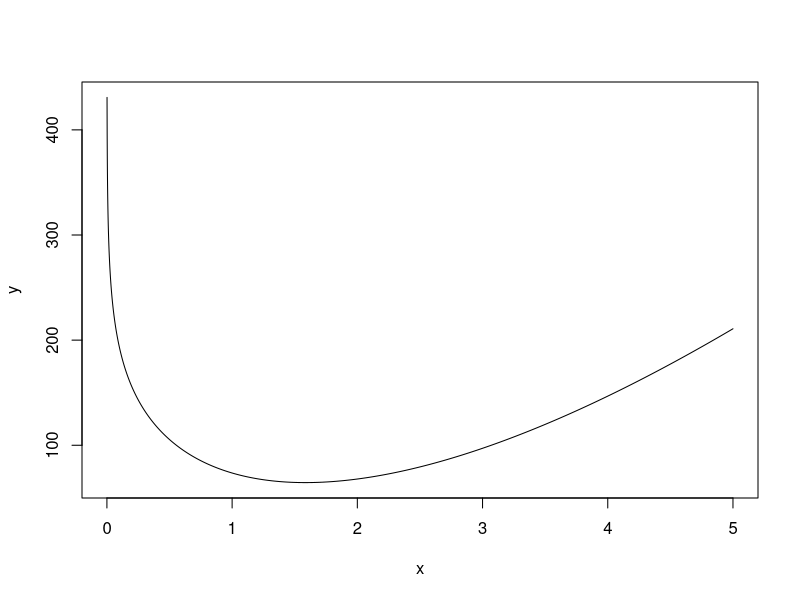
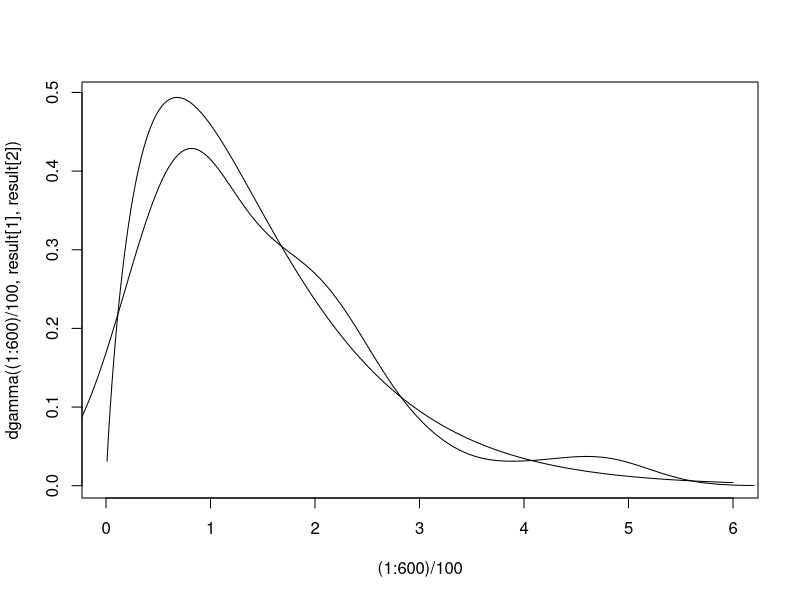
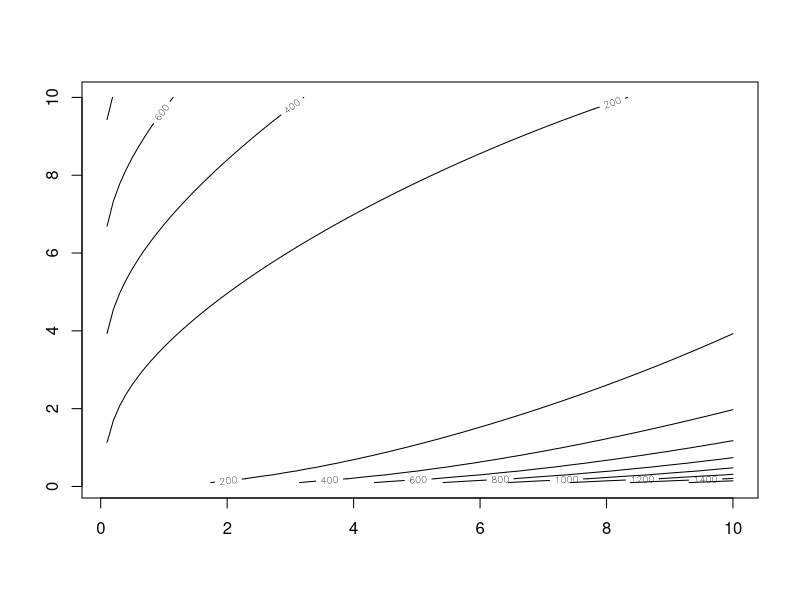
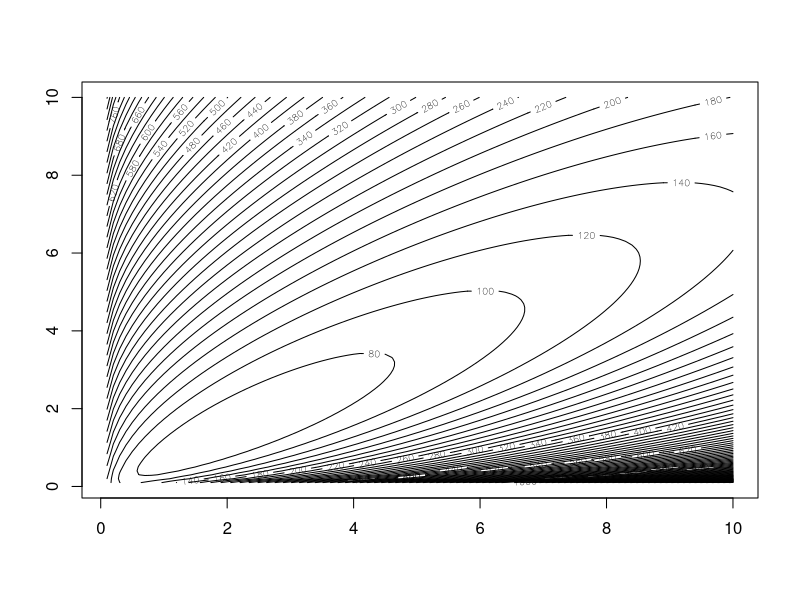
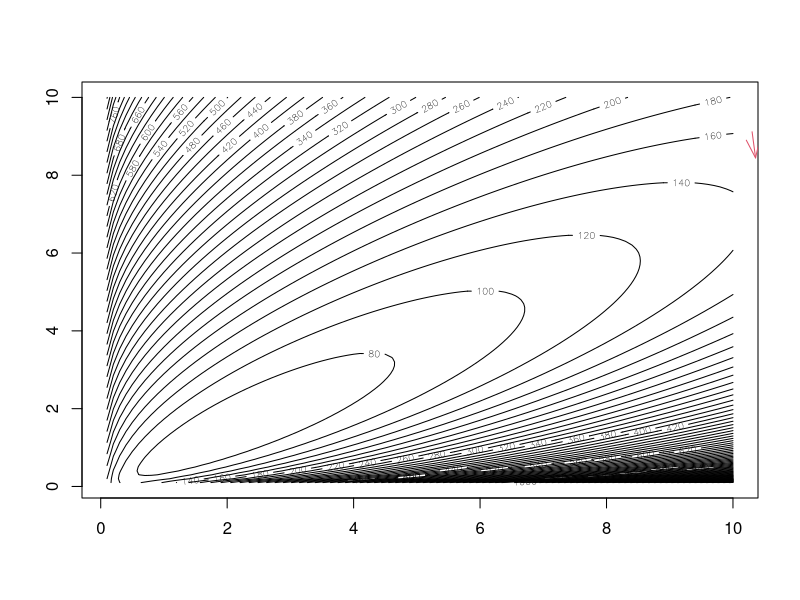
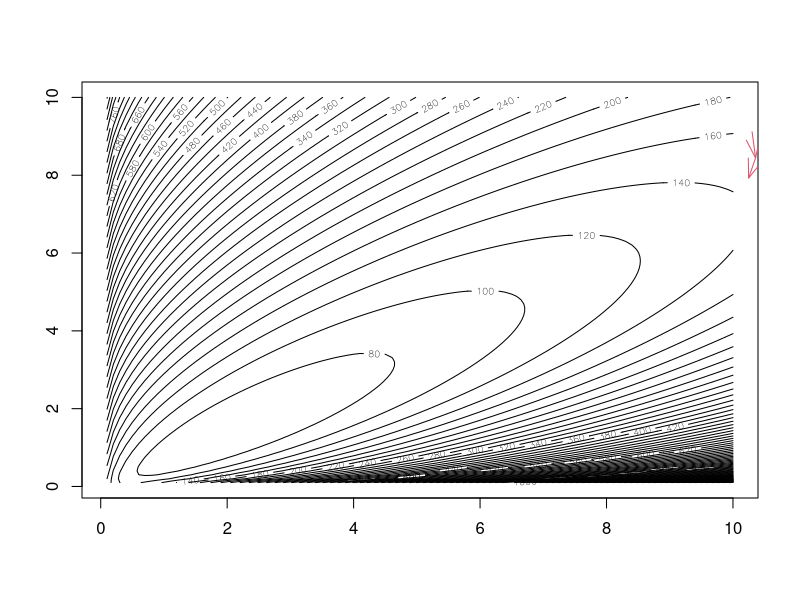
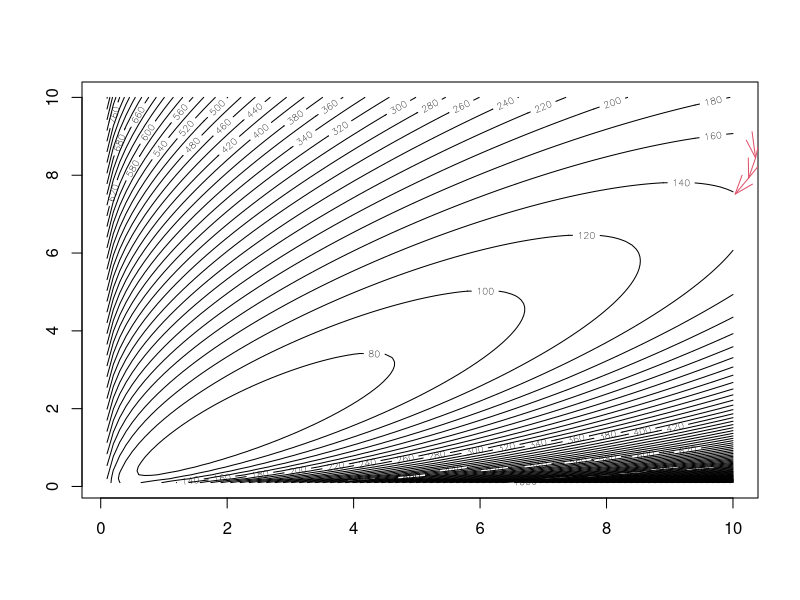
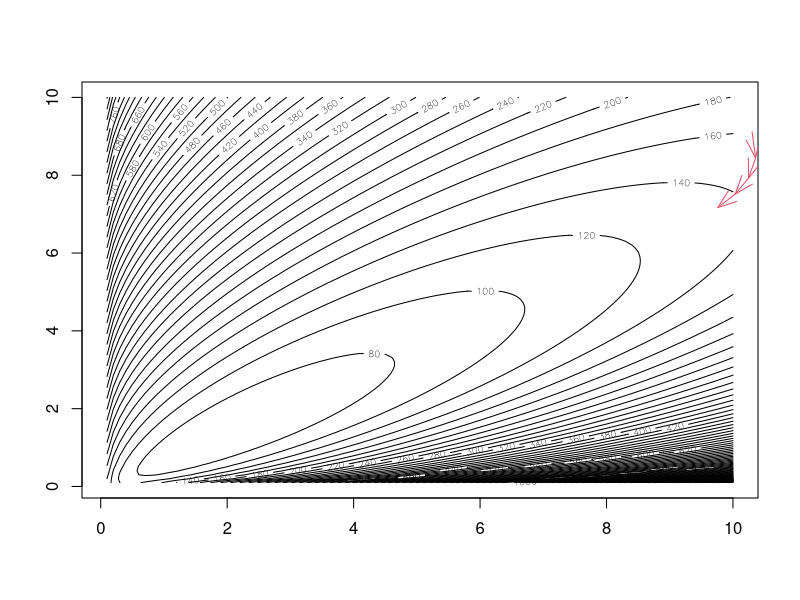

Reproduce these figures in R, in order. (Note: a time limit stopped this script after it produced the figures.)
#### 1 ####
###1
n <- 50 
data <- rnorm(n)
media <- mean(data)
mediana <- median(data)
###2
N <- 100
result <- replicate(N, {
  n <- 50 
  data <- rnorm(n)
  c(media = mean(data), mediana = median(data))
})
ecm <- apply((0-result)^2, 1, sum)
ecm
### es más conveniente el uso de la media
###3
N <- 100
result <- replicate(N, {
  n <- 50 
  data <- rt(n,1)
  c(media = mean(data), mediana = median(data))
})
ecm <- apply((0-result)^2, 1, sum)
ecm

#### 2 ####
x <- (1:5000)/1000
y <- sapply(x, function(x){set.seed(1);data <- exp(rnorm(50));-log(prod(dgamma(data,x),x))})
plot(x,y,"l")
x[which.min(y)]


### gradient descent

L_mlog <- function(alpha,beta){
  set.seed(1)
  x <- exp(rnorm(50))
  return(-sum(dgamma(x, alpha, beta,log = TRUE)))
  
}
alpha_deri <- function(alpha, beta){
  L_mlog <- function(alpha,beta){
    set.seed(1)
    x <- exp(rnorm(50))
    return(-sum(dgamma(x, alpha, beta,log=TRUE)))
    
  }
  h <- 1e-9
  (L_mlog(alpha+h, beta)-L_mlog(alpha, beta))/h
}
beta_deri <- function(alpha, beta){
  L_mlog <- function(alpha,beta){
    set.seed(1)
    x <- exp(rnorm(50))
    return(-sum(dgamma(x, alpha, beta,log=TRUE)))
    
  }
  h <- 1e-9
  (L_mlog(alpha, beta+h)-L_mlog(alpha, beta))/h
}

gradient_descent <- function(step, epochs){
  alphai <- abs(rnorm(1))
  betai <- abs(rnorm(1))
  control <- 1
  
  while(control < epochs){
    alphai <-alphai - step*alpha_deri(alphai,betai)
    betai <- betai - step*beta_deri(alphai, betai)
    
    control = control +1
  }
  return(c(alphai, betai))
}
result <-gradient_descent(0.0001, 5000)
set.seed(1)
x <- exp(rnorm(50))

plot((1:600)/100,dgamma((1:600)/100, result[1],result[2]),"l")
lines(density(x))
result[1]+ c(-1,1)*1.96*(sd(x)/sqrt(length(x)))
arrowsPlot <- function(x, y, lwd = 1, col = 1, angle = 20, length = 0.2) {
  invisible(sapply(1:length(x),
                   function(i) arrows(x[i], y[i], x[i + 1], y[i + 1], lwd = lwd,
                                      col = col, angle = angle, length = length)))
}

gradient_descent_graphics <- function(step, epochs,alpha_init, beta_init){
  alphai <-alpha_init
  betai <- beta_init
  control <- 1
  xs <- (1:100)/10
  ys <- (1:100)/10
  graph <- matrix(0, ncol=length(xs), nrow=length(ys))
  for (x in 1:length(xs)){
    for (y in 1:length(ys)){
      graph[x, y] <- L_mlog(xs[x],ys[y])
    }
  }
  contour(xs, ys, graph)
  alphas <- c()
  betas <- c()
  while(control < epochs){
    alphai <-alphai - step*alpha_deri(alphai,betai)
    betai <- betai - step*beta_deri(alphai, betai)
    alphas <- c(alphas, alphai)
    betas <- c(betas, betai)
    control = control +1
    contour(xs, ys, graph,nlevels=100)
    arrowsPlot(alphas, betas,col=2)
    Sys.sleep(0.1)
  }
  return(c(alphai, betai))
}
gradient_descent_graphics(0.04, 1000,10, 10)
gradient_descent(0.001, 10000)
